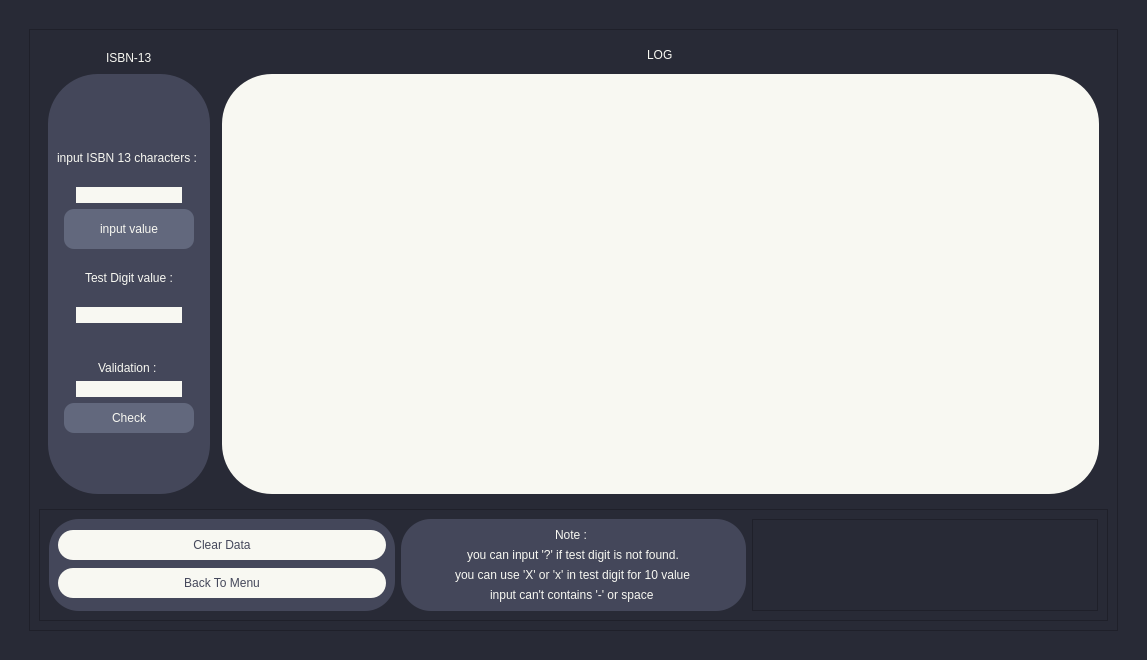
<?xml version="1.0" encoding="UTF-8"?>
<ui version="4.0">
 <class>isbn_new_version</class>
 <widget class="QDialog" name="isbn_new_version">
  <property name="geometry">
   <rect>
    <x>0</x>
    <y>0</y>
    <width>1147</width>
    <height>660</height>
   </rect>
  </property>
  <property name="windowTitle">
   <string>Dialog</string>
  </property>
  <property name="styleSheet">
   <string notr="true">background-color: rgb(40, 42, 54);</string>
  </property>
  <layout class="QGridLayout" name="gridLayout_2">
   <item row="0" column="0">
    <widget class="QWidget" name="widget" native="true">
     <layout class="QGridLayout" name="gridLayout_6">
      <item row="0" column="0">
       <widget class="QWidget" name="widget_2" native="true">
        <layout class="QGridLayout" name="gridLayout_5">
         <item row="0" column="0">
          <widget class="QFrame" name="frame">
           <property name="frameShape">
            <enum>QFrame::StyledPanel</enum>
           </property>
           <property name="frameShadow">
            <enum>QFrame::Raised</enum>
           </property>
           <layout class="QGridLayout" name="gridLayout_4">
            <item row="0" column="0">
             <widget class="QWidget" name="widget_3" native="true">
              <layout class="QGridLayout" name="gridLayout_3">
               <item row="4" column="3">
                <widget class="QPlainTextEdit" name="Log">
                 <property name="styleSheet">
                  <string notr="true">background-color: rgb(248, 248, 242);
border : solid rgb(98, 114, 164);
border-color: rgb(98, 114, 164);
border-radius : 50px;
font: 600 12pt &quot;Lucida Bright&quot;;
padding : 60px;
</string>
                 </property>
                </widget>
               </item>
               <item row="0" column="1" rowspan="2" alignment="Qt::AlignHCenter">
                <widget class="QLabel" name="label_5">
                 <property name="styleSheet">
                  <string notr="true">font: 700 18pt &quot;Consolas&quot;;
background-color: RGB(40, 42, 54);
color: rgb(248, 248, 242);</string>
                 </property>
                 <property name="text">
                  <string>ISBN-13</string>
                 </property>
                </widget>
               </item>
               <item row="4" column="1">
                <widget class="QWidget" name="widget_4" native="true">
                 <property name="styleSheet">
                  <string notr="true">font: 600 12pt &quot;Lucida Bright&quot;;
background-color: rgb(68, 71, 90);
border-radius : 50px;
</string>
                 </property>
                 <layout class="QGridLayout" name="gridLayout">
                  <item row="9" column="1" alignment="Qt::AlignHCenter">
                   <widget class="QLabel" name="label_2">
                    <property name="styleSheet">
                     <string notr="true">color: rgb(248, 248, 242);</string>
                    </property>
                    <property name="text">
                     <string>Test Digit value :</string>
                    </property>
                   </widget>
                  </item>
                  <item row="12" column="1" alignment="Qt::AlignHCenter|Qt::AlignBottom">
                   <widget class="QLabel" name="label_4">
                    <property name="styleSheet">
                     <string notr="true">color: rgb(248, 248, 242);</string>
                    </property>
                    <property name="text">
                     <string>Validation : </string>
                    </property>
                   </widget>
                  </item>
                  <item row="7" column="1" alignment="Qt::AlignHCenter">
                   <widget class="QPushButton" name="input">
                    <property name="styleSheet">
                     <string notr="true">color: rgb(248, 248, 242);
background-color: rgb(98, 104, 125);
border-radius : 10px;
width : 130px;
height : 40px;</string>
                    </property>
                    <property name="text">
                     <string>input value</string>
                    </property>
                   </widget>
                  </item>
                  <item row="14" column="1" alignment="Qt::AlignHCenter">
                   <widget class="QPushButton" name="check">
                    <property name="styleSheet">
                     <string notr="true">color: rgb(248, 248, 242);
background-color: rgb(98, 104, 125);
border-radius : 10px;
width : 130px;
height : 30px;</string>
                    </property>
                    <property name="text">
                     <string>Check</string>
                    </property>
                   </widget>
                  </item>
                  <item row="10" column="1" alignment="Qt::AlignHCenter">
                   <widget class="QLineEdit" name="displaydigitvalue">
                    <property name="styleSheet">
                     <string notr="true">background-color: rgb(248, 248, 242);
border-radius : 10px;</string>
                    </property>
                   </widget>
                  </item>
                  <item row="13" column="1" alignment="Qt::AlignHCenter">
                   <widget class="QLineEdit" name="displayvalid">
                    <property name="styleSheet">
                     <string notr="true">background-color: rgb(248, 248, 242);
border-radius : 10px;</string>
                    </property>
                   </widget>
                  </item>
                  <item row="1" column="1" alignment="Qt::AlignHCenter">
                   <widget class="QFrame" name="frame_4">
                    <property name="styleSheet">
                     <string notr="true">border-radius : 10px;
background-color: rgb(68, 71, 90);</string>
                    </property>
                    <property name="frameShape">
                     <enum>QFrame::StyledPanel</enum>
                    </property>
                    <property name="frameShadow">
                     <enum>QFrame::Raised</enum>
                    </property>
                   </widget>
                  </item>
                  <item row="2" column="1" alignment="Qt::AlignHCenter">
                   <widget class="QLabel" name="label_3">
                    <property name="styleSheet">
                     <string notr="true">color: rgb(248, 248, 242);
border-radius : 10px;</string>
                    </property>
                    <property name="text">
                     <string>input ISBN 13 characters : </string>
                    </property>
                   </widget>
                  </item>
                  <item row="5" column="1" alignment="Qt::AlignHCenter">
                   <widget class="QLineEdit" name="inputbox">
                    <property name="styleSheet">
                     <string notr="true">background-color: rgb(248, 248, 242);
border-radius : 10px;</string>
                    </property>
                    <property name="text">
                     <string/>
                    </property>
                   </widget>
                  </item>
                  <item row="15" column="1" alignment="Qt::AlignHCenter">
                   <widget class="QFrame" name="frame_7">
                    <property name="styleSheet">
                     <string notr="true">border-radius : 10px;
background-color: rgb(68, 71, 90);</string>
                    </property>
                    <property name="frameShape">
                     <enum>QFrame::StyledPanel</enum>
                    </property>
                    <property name="frameShadow">
                     <enum>QFrame::Raised</enum>
                    </property>
                   </widget>
                  </item>
                 </layout>
                </widget>
               </item>
               <item row="4" column="2">
                <widget class="QWidget" name="widget_5" native="true"/>
               </item>
               <item row="0" column="3" alignment="Qt::AlignHCenter">
                <widget class="QLabel" name="label">
                 <property name="styleSheet">
                  <string notr="true">font: 700 18pt &quot;Consolas&quot;;
background-color: RGB(40, 42, 54);
color: rgb(248, 248, 242);</string>
                 </property>
                 <property name="text">
                  <string>LOG</string>
                 </property>
                </widget>
               </item>
              </layout>
              <zorder>widget_5</zorder>
              <zorder>widget_4</zorder>
              <zorder>Log</zorder>
              <zorder>label</zorder>
              <zorder>label_5</zorder>
             </widget>
            </item>
            <item row="1" column="0">
             <widget class="QFrame" name="frame_2">
              <property name="frameShape">
               <enum>QFrame::StyledPanel</enum>
              </property>
              <property name="frameShadow">
               <enum>QFrame::Raised</enum>
              </property>
              <layout class="QGridLayout" name="gridLayout_7">
               <item row="1" column="2" rowspan="2">
                <widget class="QFrame" name="frame_3">
                 <property name="frameShape">
                  <enum>QFrame::StyledPanel</enum>
                 </property>
                 <property name="frameShadow">
                  <enum>QFrame::Raised</enum>
                 </property>
                 <layout class="QGridLayout" name="gridLayout_10"/>
                </widget>
               </item>
               <item row="1" column="0" rowspan="2">
                <widget class="QFrame" name="frame_6">
                 <property name="styleSheet">
                  <string notr="true">background-color: rgb(68, 71, 90);
border-radius : 30px;</string>
                 </property>
                 <property name="frameShape">
                  <enum>QFrame::StyledPanel</enum>
                 </property>
                 <property name="frameShadow">
                  <enum>QFrame::Raised</enum>
                 </property>
                 <layout class="QGridLayout" name="gridLayout_9">
                  <item row="1" column="0">
                   <widget class="QPushButton" name="backtomenu">
                    <property name="styleSheet">
                     <string notr="true">background-color: rgb(248, 248, 242);
color: rgb(68, 71, 90);
font: 600 10pt &quot;Lucida Bright&quot;;
border-radius : 15px;
height : 30px;</string>
                    </property>
                    <property name="text">
                     <string>Back To Menu</string>
                    </property>
                   </widget>
                  </item>
                  <item row="0" column="0">
                   <widget class="QPushButton" name="cleardata">
                    <property name="styleSheet">
                     <string notr="true">background-color: rgb(248, 248, 242);
color: rgb(68, 71, 90);
font: 600 10pt &quot;Lucida Bright&quot;;
border-radius : 15px;
height : 30px;
widht : 140px;</string>
                    </property>
                    <property name="text">
                     <string>Clear Data</string>
                    </property>
                   </widget>
                  </item>
                 </layout>
                </widget>
               </item>
               <item row="1" column="1" rowspan="2">
                <widget class="QFrame" name="frame_5">
                 <property name="styleSheet">
                  <string notr="true">background-color: rgb(68, 71, 90);
font: 700 11pt &quot;Lucida Bright&quot;;
border-radius : 30px;</string>
                 </property>
                 <property name="frameShape">
                  <enum>QFrame::StyledPanel</enum>
                 </property>
                 <property name="frameShadow">
                  <enum>QFrame::Raised</enum>
                 </property>
                 <layout class="QGridLayout" name="gridLayout_11">
                  <item row="2" column="0" alignment="Qt::AlignHCenter|Qt::AlignTop">
                   <widget class="QLabel" name="label_8">
                    <property name="styleSheet">
                     <string notr="true">color: rgb(248, 248, 242);</string>
                    </property>
                    <property name="text">
                     <string>you can use 'X' or 'x' in test digit for 10 value</string>
                    </property>
                   </widget>
                  </item>
                  <item row="0" column="0" alignment="Qt::AlignHCenter|Qt::AlignTop">
                   <widget class="QLabel" name="label_6">
                    <property name="styleSheet">
                     <string notr="true">color: rgb(248, 248, 242);</string>
                    </property>
                    <property name="text">
                     <string>Note : </string>
                    </property>
                   </widget>
                  </item>
                  <item row="1" column="0" alignment="Qt::AlignHCenter">
                   <widget class="QLabel" name="label_7">
                    <property name="styleSheet">
                     <string notr="true">color: rgb(248, 248, 242);</string>
                    </property>
                    <property name="text">
                     <string>you can input '?' if test digit is not found.</string>
                    </property>
                   </widget>
                  </item>
                  <item row="3" column="0" alignment="Qt::AlignHCenter">
                   <widget class="QLabel" name="label_9">
                    <property name="styleSheet">
                     <string notr="true">color: rgb(248, 248, 242);</string>
                    </property>
                    <property name="text">
                     <string>input can't contains '-' or space </string>
                    </property>
                   </widget>
                  </item>
                 </layout>
                </widget>
               </item>
              </layout>
             </widget>
            </item>
           </layout>
          </widget>
         </item>
        </layout>
       </widget>
      </item>
     </layout>
    </widget>
   </item>
  </layout>
 </widget>
 <resources/>
 <connections/>
</ui>
